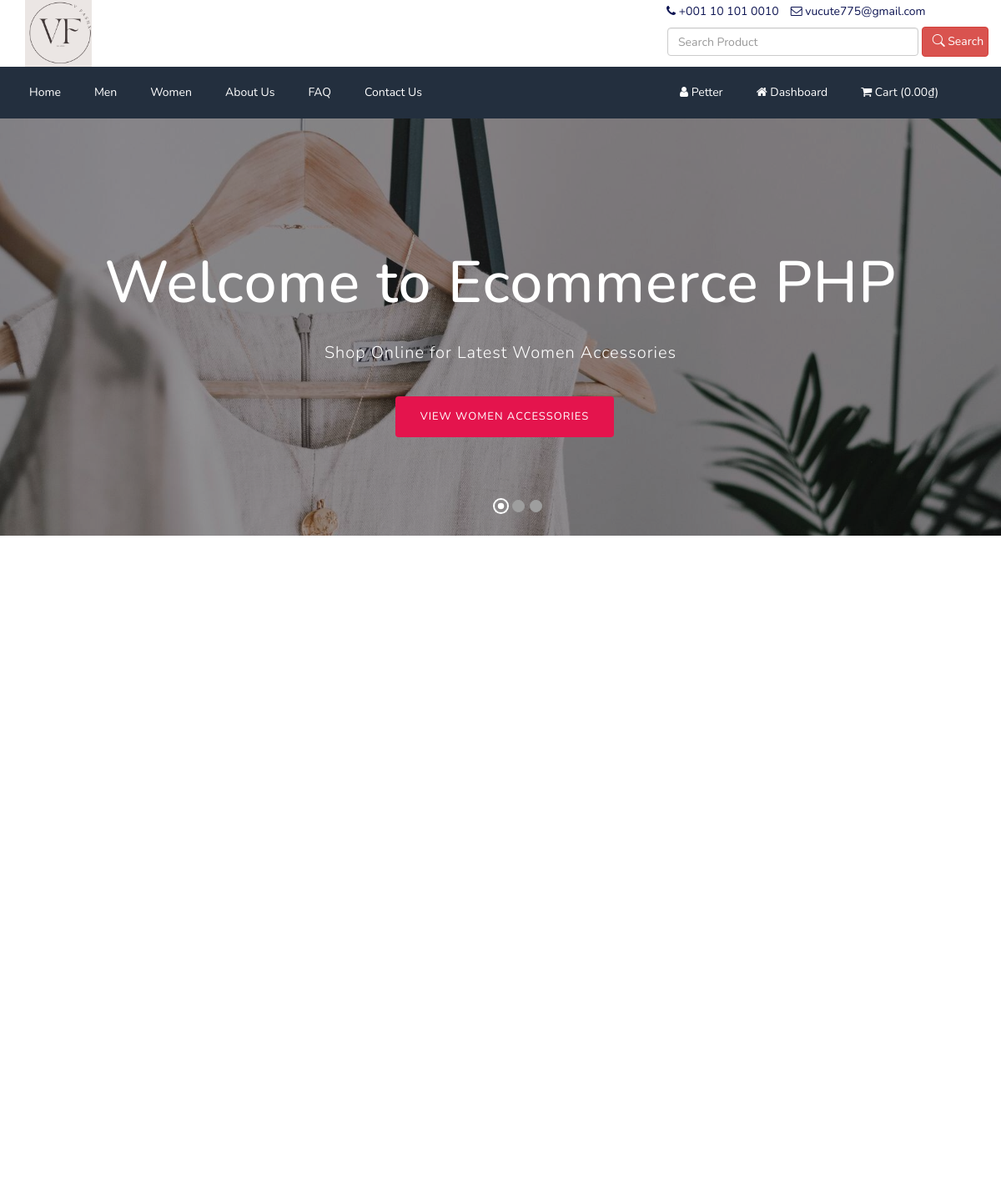
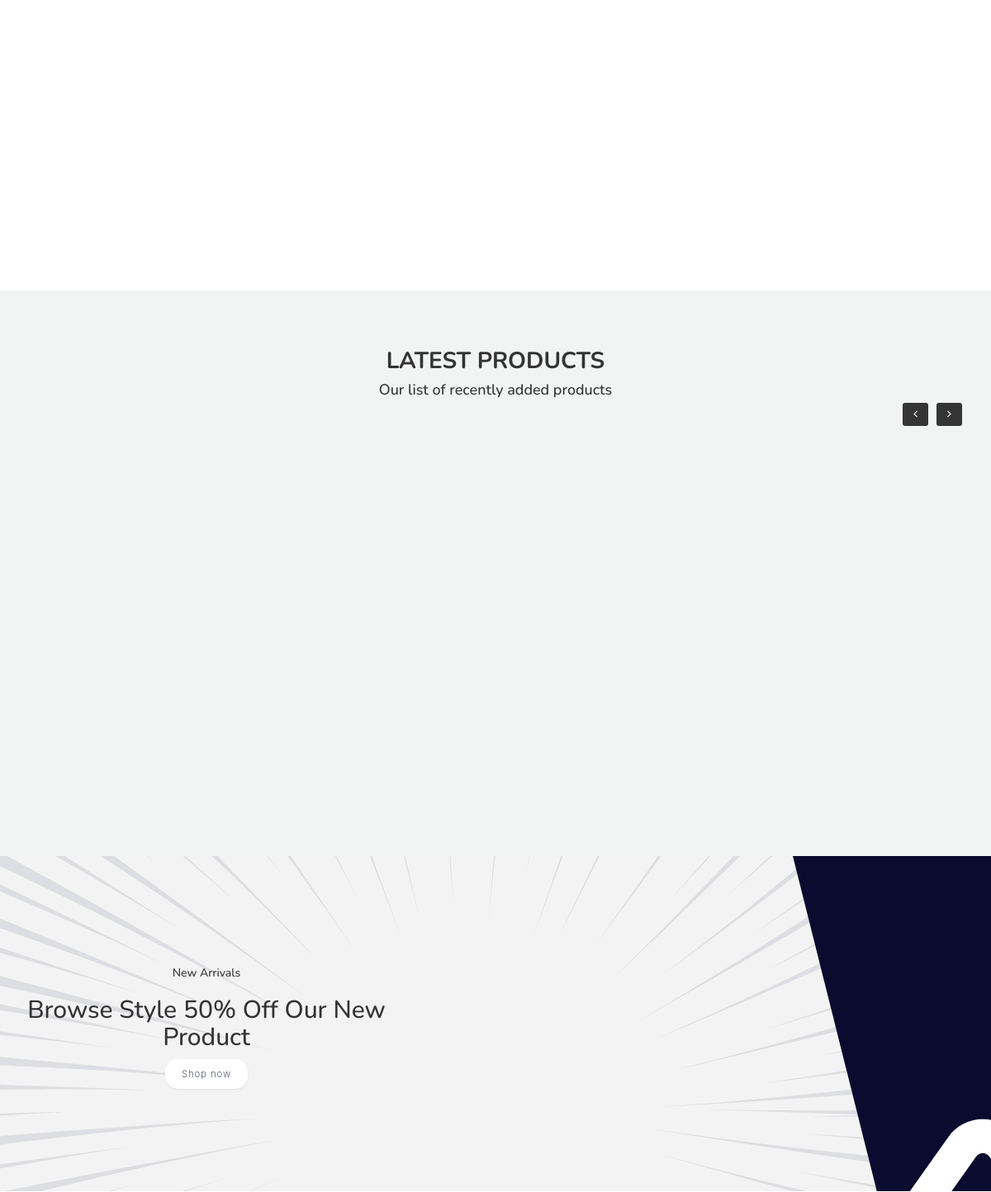
Before: /vfashx_old/index.php (signed in, upper part) with the older database file (2 pictures, top to bottom).
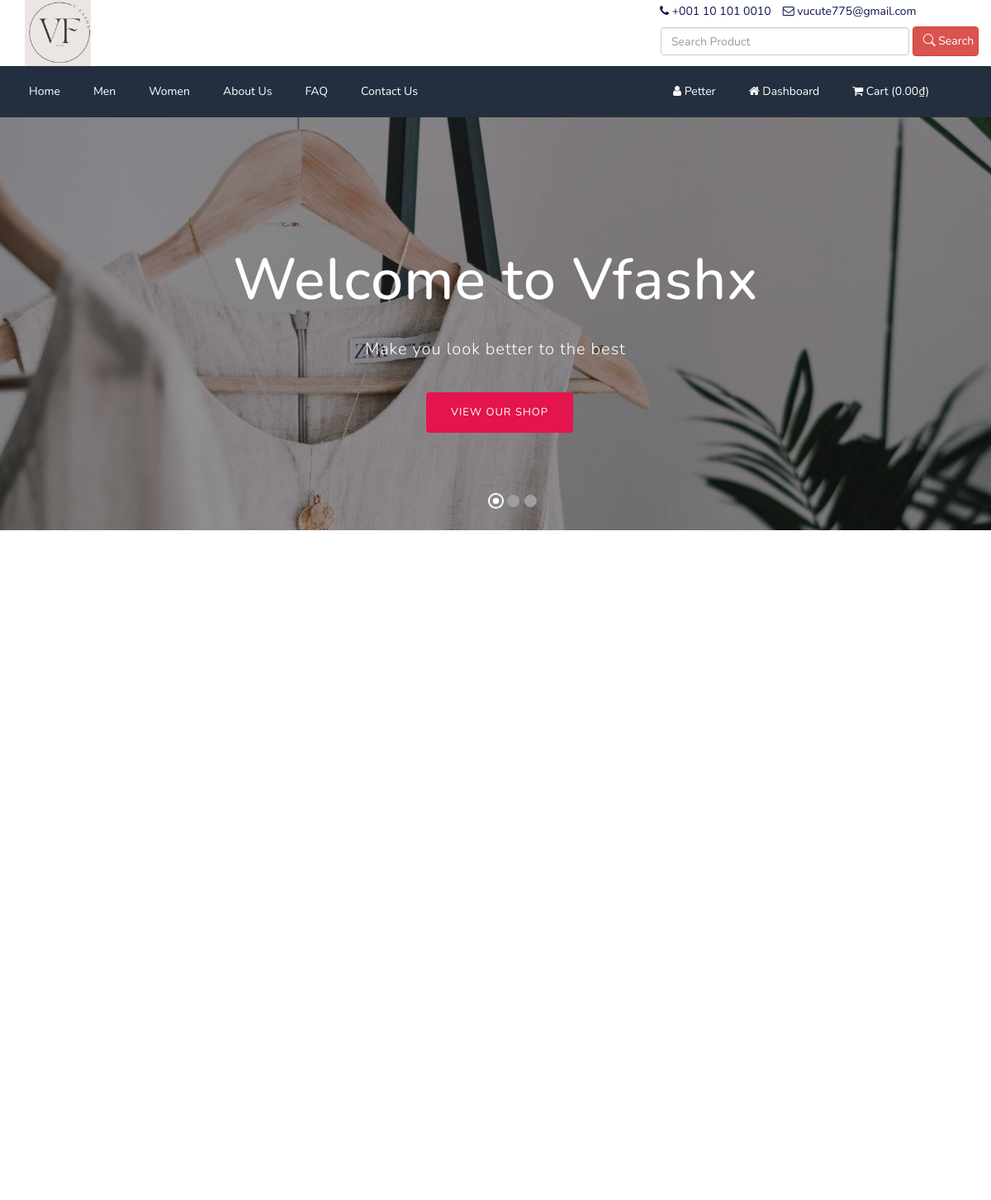
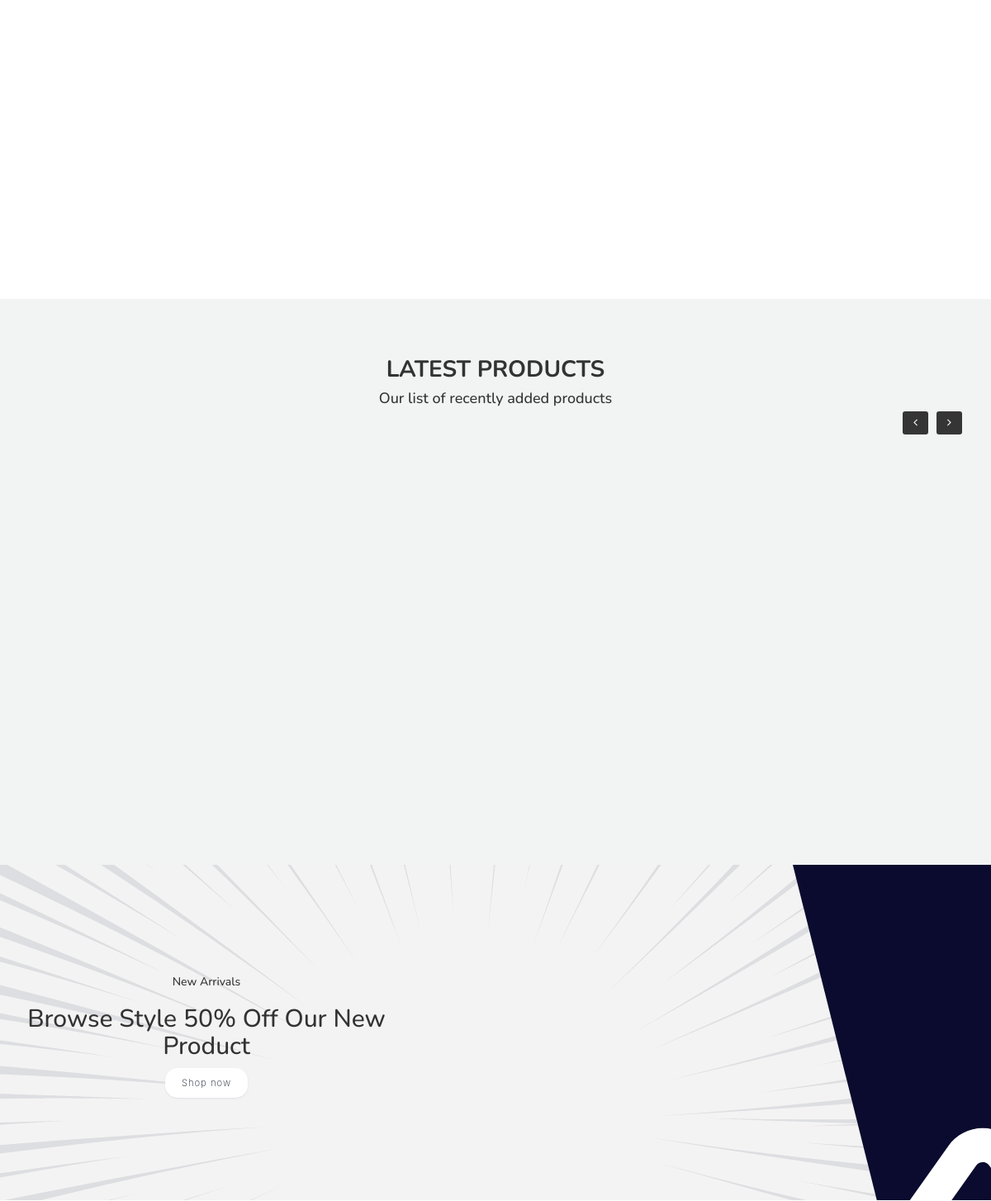
After: the same page with the newer database file (2 pictures, top to bottom).
### tables this page shows
CREATE TABLE `tbl_slider` (
  `id` int(11) NOT NULL,
  `photo` varchar(255) NOT NULL,
  `heading` varchar(255) NOT NULL,
  `content` text NOT NULL,
  `button_text` varchar(255) NOT NULL,
  `button_url` varchar(255) NOT NULL,
  `position` varchar(255) NOT NULL
);

### vfashx_old/index.php (the view, shortened to what the changed rows need)
<?php require_once('header.php'); ?>
<?php
$statement = $pdo->prepare("SELECT * FROM tbl_settings WHERE id=1");
$statement->execute();
$result = $statement->fetchAll(PDO::FETCH_ASSOC);
foreach ($result as $row) {
    $latest_product_title = $row['latest_product_title'];
    $home_latest_product_on_off = $row['home_latest_product_on_off'];
}
?>
<div id="bootstrap-touch-slider" class="carousel bs-slider fade control-round indicators-line" data-ride="carousel" data-pause="hover" data-interval="false">
    <ol class="carousel-indicators">
        <?php
        $i = 0;
        $statement = $pdo->prepare("SELECT * FROM tbl_slider");
        $statement->execute();
        $result = $statement->fetchAll(PDO::FETCH_ASSOC);
        foreach ($result as $row) {
        ?>
            <li data-target="#bootstrap-touch-slider" data-slide-to="<?php echo $i; ?>" <?php if ($i == 0) {
                                                                                            echo 'class="active"';
                                                                                        } ?>></li>
        <?php
            $i++;
        }
        ?>
    </ol>
    <div class="carousel-inner" role="listbox">
        <?php
        $i = 0;
        $statement = $pdo->prepare("SELECT * FROM tbl_slider");
        $statement->execute();
        $result = $statement->fetchAll(PDO::FETCH_ASSOC);
        foreach ($result as $row) {
        ?>
            <div class="item <?php if ($i == 0) {
                                    echo 'active';
                                } ?>" style="background-image:url(assets/uploads/<?php echo $row['photo']; ?>);">
                <div class="bs-slider-overlay"></div>
                <div class="container">
                    <div class="row">
                        <div class="slide-text <?php if ($row['position'] == 'Left') {
                                                    echo 'slide_style_left';
                                                } elseif ($row['position'] == 'Center') {
                                                    echo 'slide_style_center';
                                                } elseif ($row['position'] == 'Right') {
                                                    echo 'slide_style_right';
                                                } ?>">
                            <h1 data-animation="animated <?php if ($row['position'] == 'Left') {
                                                                echo 'zoomInLeft';
                                                            } elseif ($row['position'] == 'Center') {
                                                                echo 'flipInX';
                                                            } elseif ($row['position'] == 'Right') {
                                                                echo 'zoomInRight';
                                                            } ?>"><?php echo $row['heading']; ?></h1>
                            <p data-animation="animated <?php if ($row['position'] == 'Left') {
                                                            echo 'fadeInLeft';
                                                        } elseif ($row['position'] == 'Center') {
                                                            echo 'fadeInDown';
                                                        } elseif ($row['position'] == 'Right') {
                                                            echo 'fadeInRight';
                                                        } ?>"><?php echo nl2br($row['content']); ?></p>
                            <a href="<?php echo $row['button_url']; ?>" target="_blank" class="btn btn-primary" data-animation="animated <?php if ($row['position'] == 'Left') {
                                                                                                                                                echo 'fadeInLeft';
                                                                                                                                            } elseif ($row['position'] == 'Center') {
                                                                                                                                                echo 'fadeInDown';
                                                                                                                                            } elseif ($row['position'] == 'Right') {
                                                                                                                                                echo 'fadeInRight';
                                                                                                                                            } ?>"><?php echo $row['button_text']; ?></a>
                        </div>
                    </div>
                </div>
            </div>
        <?php
            $i++;
        }
        ?>
    </div>
</div>
<?php if ($home_latest_product_on_off == 1) : ?>
    <div class="product bg-gray pt_70 pb_30">
        <div class="container">
            <div class="row">
                <div class="col-md-12">
                    <div class="headline">
                        <h2><?php echo $latest_product_title; ?></h2>
                    </div>
                </div>
            </div>
        </div>
    </div>
<?php endif; ?>
<div class="py-5" style="background-image:url('assets/img/background.png'); width: 100%; height:100%px;margin-bottom: 50px;">
    <div class="nd_video">
        <div class="nd_video1">
            <h2>Browse Style 50% Off Our New Product</h2>
        </div>
    </div>
</div>
<?php require_once('footer.php'); ?>

Changed rows visible on the page:
changed tbl_slider: heading "Welcome to Ecommerce PHP" → "Welcome to Vfashx"; content "Shop Online for Latest Women Accessories" → "Make you look better to the best"; button_text "VIEW WOMEN ACCESSORIES" → "VIEW OUR SHOP"
